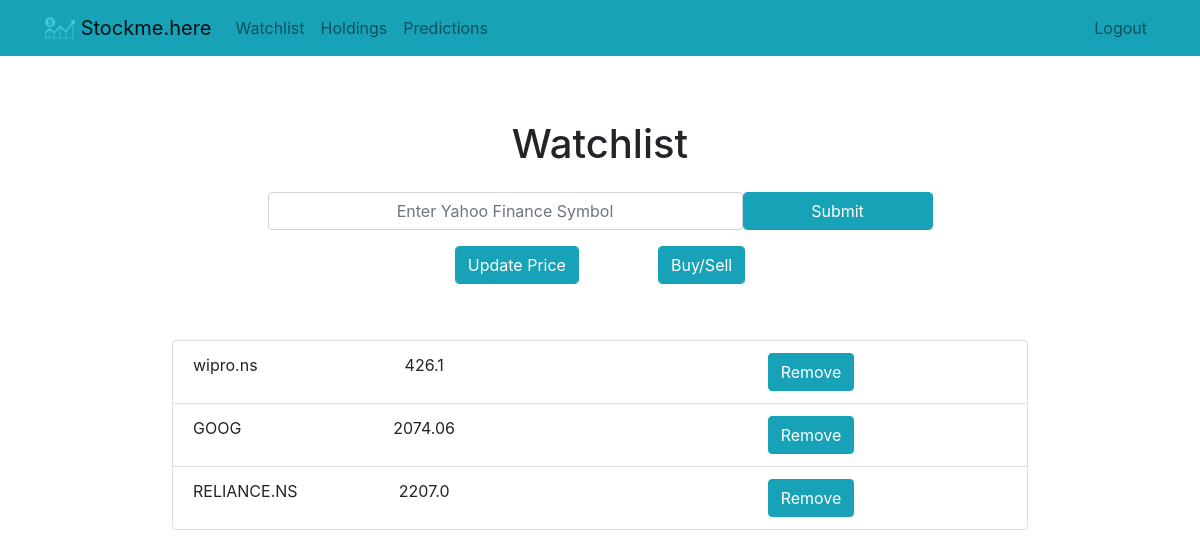
/watchlist/ (signed in), run on the app's committed database.
### home/models.py (models this page shows, shortened)
class DataModel(Model):
    symbol = models.CharField(max_length = 50)
    qty = models.IntegerField(max_length=10, default=0)
    avgCost = models.FloatField(max_length=10, default=0)
    price = models.FloatField(max_length=10, default=0)
    created = models.DateTimeField(auto_now_add=True)
    user = models.ForeignKey(User, on_delete = models.CASCADE)
    class Meta:
        db_table = "datamodel_table"

### home/views.py (the view, shortened to what this page needs)
# urls.py: path('watchlist/', views.watchlist, name="watchlist"),
def watchlist(request):
    watchlist_stock = DataModel.objects.filter(user=request.user)
    if request.method == "GET":
        return render(request, "home/watchlist.html", {"error": "", "form": "", "watchlist_stock":watchlist_stock})

### home/templates/home/watchlist.html (shortened to what this page needs)
{% extends "home/base.html" %}
{% block content %}
    <div class="row justify-content-center mt-5 text-center">
        <div class="col-md-10 p-3">
            <h1>Watchlist</h1>
        </div>
    </div>
    <form method="post" class="row justify-content-center">
        <input class="form-control col-md-5 text-center" type="text" placeholder="Enter Yahoo Finance Symbol" name="symbol"/>
        <br class="form-control col-md-1" />
        <input type="submit" class="form-control col-md-2 btn btn-info" value="Submit" />
    </form>
    <div class="row justify-content-center mt-3 row">
        <div class="col-md-10">
        {% if watchlist_stock %}
            <div class="row justify-content-center">
            <form method="post" action="{% url 'update_stock_price' %}">
                <input type="submit" value="Update Price" class="form-control col btn-info"/>
            </form>
                <p class="col-1"></p>
            <form method="GET" action="{% url 'transaction' %}">
                <input type="submit" value="Buy/Sell" class="form-control col-12 btn-info"/>
            </form>
                </div>
            <br class="p-2">
            <div class="list-group form-group p-4 m-2">
                <ul class="list-group form-group text-center table">
                    {% for stock in watchlist_stock %}
                      <li class="list-group-item justify-content-center">
                          <div class="row">
                              <div class="col-1">
                                  {{ stock.symbol }}
                              </div>
                              <div class="col-5">
                                  {{ stock.price }}
                              </div>
                              <div class="col">
                                  <form method="post" action="{% url 'remove_from_watchlist' stock.id %}">
                                      <input type="submit" value="Remove" class="btn btn-info"/>
                                  </form>
                              </div>
                          </div>
                      </li>
                    {% endfor %}
                </ul>
                <br>
            </div>
        {% else %}
            <div class="text-center p-5">
                <h2>Looks like you don't have any Stocks in Watchlist!.</h2>
            </div>
        {% endif %}
        </div>
    </div>
{% endblock %}

### data on the page
DataModel: symbol "wipro.ns", price "426.1"
DataModel: symbol "GOOG", price "2074.06"
DataModel: symbol "RELIANCE.NS", price "2207.0"
